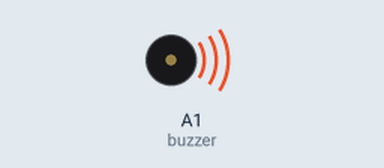
The sketch below on a simulated Arduino Uno, built with avr-gcc and run on an emulated ATmega328P. On the bench: buzzer (waves = sounding). Random numbers use the default seed unless the sketch sets one.

Above: at 0.2 s.
Timing chart, 0 to 40.0 s (numbered marks = the images above):
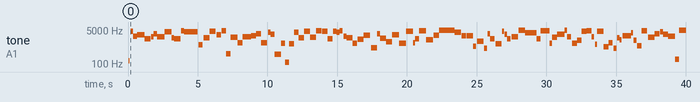

The sketch:

Buzzer.ino
```cpp
// (licence header left out)
// der Buzzer ist an diesen Pin angeschlossen
int buzzer = A1;

// initalisiere den Pin als Output
void setup() {
  pinMode(buzzer, OUTPUT);
}

// Dies ist die Hauptroutine
void loop() {
  summer(random(100, 5000), random(100,500));
  delay(50);
}

void summer(long frequenz, long dauer) {
  long pause = 1000000/frequenz/2;          // Pause ist abhaengig von der Frequenz
  long zyklen = frequenz * dauer/ 1000;     // Wir rechnen die Frequenz um in Zyklen
  for (long i=0; i < zyklen; i++){
    digitalWrite(buzzer,HIGH);
    delayMicroseconds(pause);
    digitalWrite(buzzer,LOW);
    delayMicroseconds(pause);
  }
}
```

Measured:
- by itself, tone on A1 (buzzer): plays 149 Hz for 0.08 s, 4440 Hz for 0.20 s, 2432 Hz for 0.28 s, 2930 Hz for 0.52 s, 1788 Hz for 0.44 s, 2236 Hz for 0.16 s … (105 notes in this stretch)
